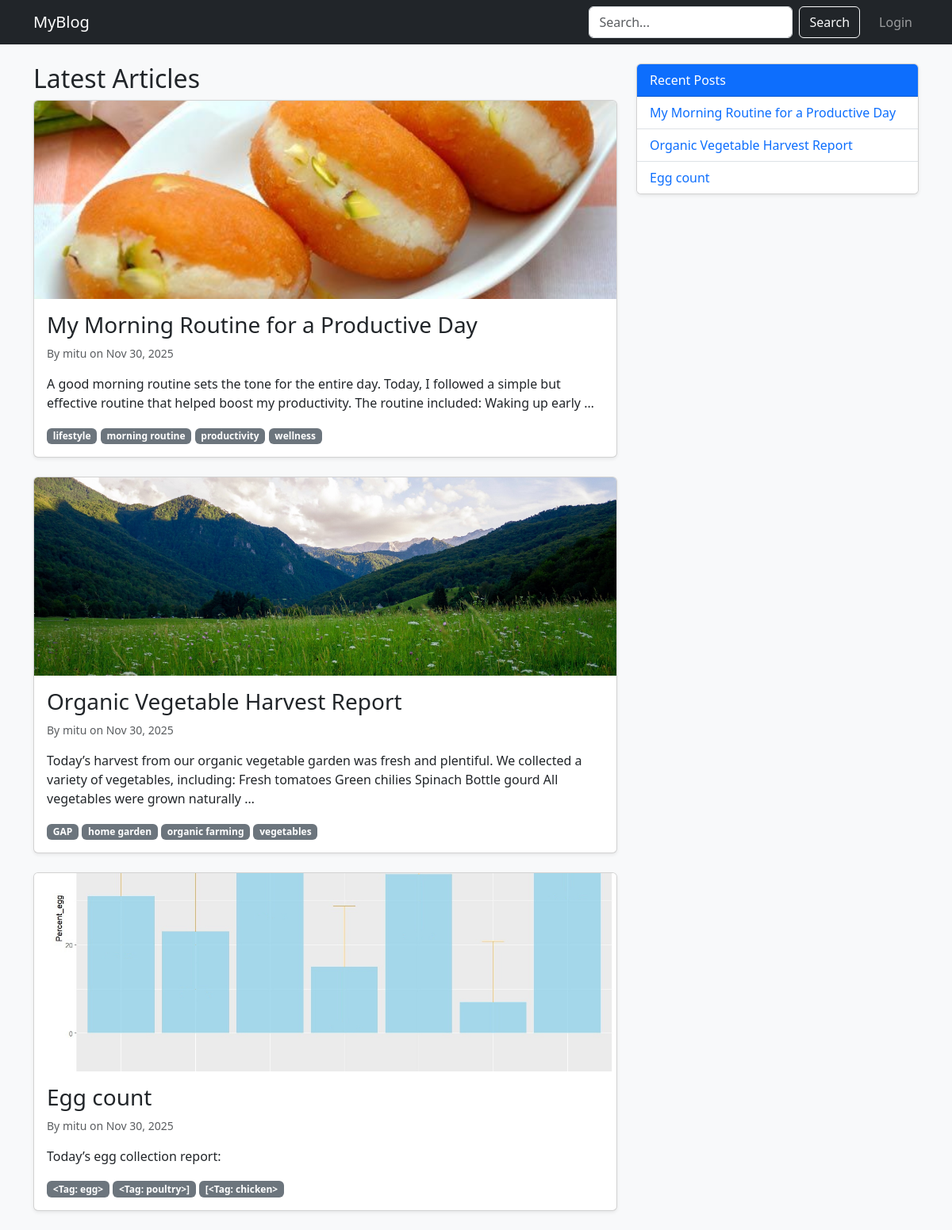
Before: / with the older database file.
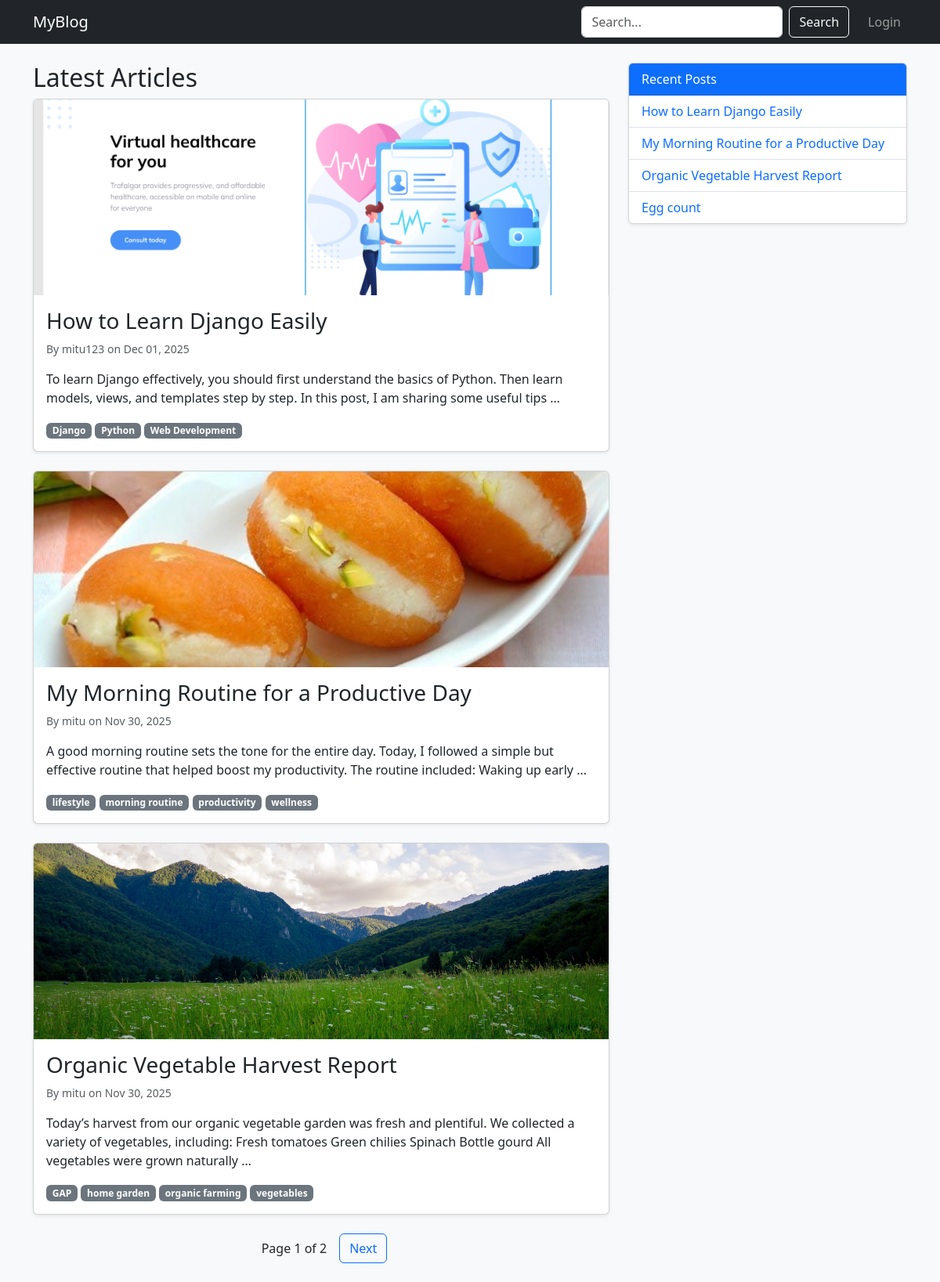
After: the same page with the newer database file.
### blog/models.py (models this page shows, shortened)
class Post(models.Model):
    STATUS_CHOICES = (
        ('Draft', 'Draft'),
        ('Published', 'Published'),
    )
    title = models.CharField(max_length=200)
    slug = models.SlugField(unique=True, blank=True)
    author = models.ForeignKey(User, on_delete=models.CASCADE)
    content = models.TextField()
    featured_image = models.ImageField(upload_to='blog_images/', blank=True, null=True)
    status = models.CharField(max_length=10, choices=STATUS_CHOICES, default='Draft')
    created_at = models.DateTimeField(auto_now_add=True)
    updated_at = models.DateTimeField(auto_now=True)
    tags = TaggableManager() # 2.3 Tags
    likes = models.ManyToManyField(User, related_name='blog_likes', blank=True) # 2.2 Likes

### blog/views.py (the view)
# urls.py: path('', views.PostListView.as_view(), name='home'),
class PostListView(ListView):
    model = Post
    template_name = 'blog/home.html'
    context_object_name = 'posts'
    ordering = ['-created_at']
    paginate_by = 3
    def get_queryset(self):
        queryset = super().get_queryset().filter(status='Published')
        query = self.request.GET.get('q')
        if query:
            queryset = queryset.filter(
                Q(title__icontains=query) | Q(content__icontains=query)
            )
        tag_slug = self.kwargs.get('tag_slug')
        if tag_slug:
            tag = get_object_or_404(Tag, slug=tag_slug)
            queryset = queryset.filter(tags__in=[tag])
        return queryset

### blog/templatetags/blog_extras.py (called while the page is built)
@register.simple_tag
def get_recent_posts(count=5):
    return Post.objects.filter(status='Published').order_by('-created_at')[:count]

### blog/templates/blog/home.html (shortened to what this page needs)
{% extends 'blog/base.html' %}
{% block content %}
    <h2>Latest Articles</h2>
    {% for post in posts %}
        <div class="card mb-4 shadow-sm">
            {% if post.featured_image %}
                <img src="{{ post.featured_image.url }}" class="card-img-top" style="height: 250px; object-fit: cover;">
            {% endif %}
            <div class="card-body">
                <h3><a href="{% url 'post_detail' post.slug %}" class="text-decoration-none text-dark">{{ post.title }}</a></h3>
                <p class="text-muted small">By {{ post.author }} on {{ post.created_at|date:"M d, Y" }}</p>
                <p class="card-text">{{ post.content|truncatewords:30 }}</p>
                <div class="mt-2">
                    {% for tag in post.tags.all %}
                        <a href="{% url 'post_by_tag' tag.slug %}" class="badge bg-secondary text-decoration-none">{{ tag.name }}</a>
                    {% endfor %}
                </div>
            </div>
        </div>
    {% empty %}
        <p>No published posts found.</p>
    {% endfor %}
    {% if is_paginated %}
        <div class="pagination justify-content-center my-4">
            <span class="align-self-center mx-2">Page {{ page_obj.number }} of {{ page_obj.paginator.num_pages }}</span>
            {% if page_obj.has_next %}
                <a class="btn btn-outline-primary ms-2" href="?page={{ page_obj.next_page_number }}{% if request.GET.q %}&q={{ request.GET.q }}{% endif %}">Next</a>
            {% endif %}
        </div>
    {% endif %}
{% endblock %}

### blog/templates/blog/base.html (shortened to what this page needs)
{% load static %}
{% load blog_extras %}
<!DOCTYPE html>
<html lang="en">
<head>
    <link href="https://cdn.jsdelivr.net/npm/bootstrap@5.3.0/dist/css/bootstrap.min.css" rel="stylesheet">
</head>
<body class="bg-light">
    <nav class="navbar navbar-expand-lg navbar-dark bg-dark mb-4">
        <div class="container">
            <a class="navbar-brand" href="{% url 'home' %}">MyBlog</a>
            <div class="navbar-nav ms-auto">
                <form class="d-flex me-3" method="GET" action="{% url 'home' %}">
                    <input class="form-control me-2" type="search" name="q" placeholder="Search..." value="{{ request.GET.q }}">
                    <button class="btn btn-outline-light" type="submit">Search</button>
                </form>
                {% if user.is_authenticated %}
                    <a class="nav-link" href="{% url 'dashboard' %}">Dashboard</a>
                    <form action="{% url 'logout' %}" method="POST" class="d-inline">
                        {% csrf_token %}
                        <button class="btn nav-link">Logout</button>
                    </form>
                {% else %}
                    <a class="nav-link" href="{% url 'login' %}">Login</a>
                {% endif %}
            </div>
        </div>
    </nav>
    <div class="container">
        <div class="row">
            <div class="col-md-8">
                {% block content %}{% endblock %}
            </div>
            <div class="col-md-4">
                <div class="card shadow-sm">
                    <div class="card-header bg-primary text-white">Recent Posts</div>
                    <ul class="list-group list-group-flush">
                        {% get_recent_posts 5 as recent_posts %}
                        {% for post in recent_posts %}
                            <li class="list-group-item">
                                <a href="{% url 'post_detail' post.slug %}" class="text-decoration-none">{{ post.title }}</a>
                            </li>
                        {% empty %}
                            <li class="list-group-item">No posts yet.</li>
                        {% endfor %}
                    </ul>
                </div>
            </div>
        </div>
    </div>
</body>
</html>

Changed rows visible on the page:
no longer on one of the page's lists (row unchanged): Post: title "Egg count", author "mitu", created_at "Nov 30, 2025", content "Today’s egg collection report:"
added Post: featured_image (picture), title "How to Learn Django Easily", author "mitu123", created_at "Dec 01, 2025", content "To learn Django effectively, you should first understand the basics of Python. Then learn models, views, and templates step by step. In this post, I am sharing some useful tips …"
added Tag: name "Django", shown under "How to Learn Django Easily"
added Tag: name "Python", shown under "How to Learn Django Easily"
added Tag: name "Web Development", shown under "How to Learn Django Easily"
computed for Post "Egg count": loses Tag (name "<Tag: egg>"); loses Tag (name "<Tag: poultry>]"); loses Tag (name "[<Tag: chicken>")
Other visible differences:
{{ page_obj.number }}: (not shown) → "1"
{{ page_obj.paginator.num_pages }}: (not shown) → "2"
text now shown: "Page of Next"
